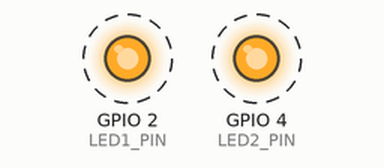
Recording of a sketch running on a simulated ESP32. On the bench: output pins drawn as LEDs (lit = HIGH). Dashed ring = blinking. What the sketch prints to the serial monitor is not drawn.

Above: at 0.16 s.
Timing chart, 0 to 4.6 s (numbered marks = the images above):
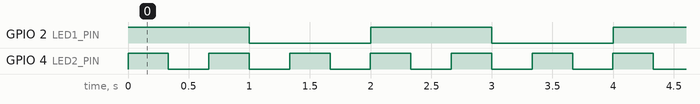

Measured:
- by itself, GPIO 2 (LED1_PIN): alternates HIGH for 1.0 s and LOW for 1.0 s
- by itself, GPIO 4 (LED2_PIN): alternates HIGH for 0.33 s and LOW for 0.33 s
- by itself, everything shown: repeats every 2.0 s, in 8 steps

The sketch:

multiple_cores.ino
```cpp
// (licence header left out)
// https://randomnerdtutorials.com/esp32-freertos-arduino-tasks/

#define LED1_PIN 2
#define LED2_PIN 4

TaskHandle_t Task1Handle = NULL;
TaskHandle_t Task2Handle = NULL;

void Task1(void *parameter) {
  pinMode(LED1_PIN, OUTPUT);
  for (;;) {
    digitalWrite(LED1_PIN, HIGH);
    Serial.println("Task1: LED1 ON");
    vTaskDelay(1000 / portTICK_PERIOD_MS);
    digitalWrite(LED1_PIN, LOW);
    Serial.println("Task1: LED1 OFF");
    vTaskDelay(1000 / portTICK_PERIOD_MS);
    Serial.print("Task 1 running on core ");
    Serial.println(xPortGetCoreID());
  }
}

void Task2(void *parameter) {
  pinMode(LED2_PIN, OUTPUT);
  for (;;) {
    digitalWrite(LED2_PIN, HIGH);
    Serial.println("Task2: LED2 ON");
    vTaskDelay(333 / portTICK_PERIOD_MS);
    digitalWrite(LED2_PIN, LOW);
    Serial.println("Task2: LED2 OFF");
    vTaskDelay(333 / portTICK_PERIOD_MS);
    Serial.print("Task 2 running on core ");
    Serial.println(xPortGetCoreID());
  }
}

void setup() {
  Serial.begin(115200);

  xTaskCreatePinnedToCore(
    Task1,             // Task function
    "Task1",           // Task name
    10000,             // Stack size (bytes)
    NULL,              // Parameters
    1,                 // Priority
    &Task1Handle,      // Task handle
    1                  // Core 1
  );

  xTaskCreatePinnedToCore(
    Task2,            // Task function
    "Task2",          // Task name
    10000,            // Stack size (bytes)
    NULL,             // Parameters
    1,                // Priority
    &Task2Handle,     // Task handle
    0                 // Core 0
  );
}

void loop() {
  // Empty because FreeRTOS scheduler runs the task
}
```
